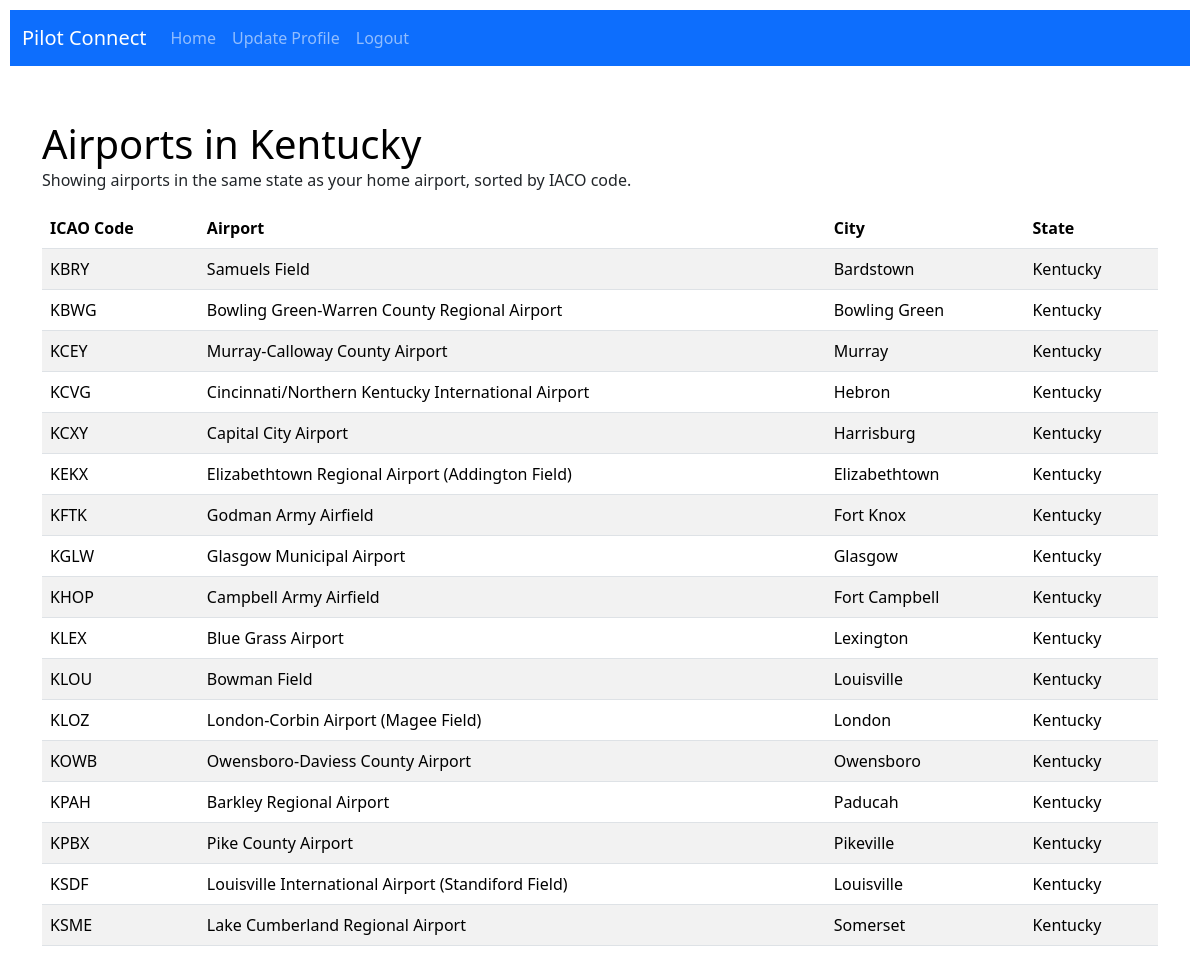
Screenshot of /airport-list-by-state/ (signed in) with the database file from the repository.
### connections/models.py (models this page shows, shortened)
class AirportData(models.Model):
    country_code = models.CharField(max_length=2, default='US')
    iata = models.CharField(max_length=3)
    icao = models.CharField(max_length=4)
    airport = models.CharField(max_length=255)
    latitude = models.FloatField(default=0.0)
    longitude = models.FloatField(default=0.0)
    city = models.CharField(max_length=255)
    state = models.CharField(max_length=255)

### connections/views.py (the view)
# urls.py: path('airport-list-by-state/', views.airport_list_by_state, name='airport_list_by_state'),
@login_required
def airport_list_by_state(request):
    user_home_state = request.user.pilotprofile.home_airport.state if hasattr(request.user, 'pilotprofile') else None
    if user_home_state:
        airports = AirportData.objects.filter(state=user_home_state).order_by('icao')
        return render(
            request,
            'connections/airport_list_by_state.html',
            {'airports': airports, 'user_home_state': user_home_state}
        )
    else:
        messages.warning(request, 'Please set your home airport and try again.')
        return redirect('update_pilot_profile')

### connections/templates/connections/airport_list_by_state.html (shortened to what this page needs)
{% extends 'connections/base.html' %}
{% block content %}
    <div class="container mt-4">
        <h1 style="color: black;"1>Airports in {{ user_home_state }}</h1>
        <p>Showing airports in the same state as your home airport, sorted by IACO code.</p>
        <table class="table table-striped">
            <thead>
                <tr>
                    <th>ICAO Code</th>
                    <th>Airport</th>
                    <th>City</th>
                    <th>State</th>
                </tr>
            </thead>
            <tbody>
                {% for airport in airports %}
                    <tr>
                        <td>{{ airport.icao }}</td>
                        <td>{{ airport.airport }}</td>
                        <td>{{ airport.city }}</td>
                        <td>{{ airport.state }}</td>
                    </tr>
                {% endfor %}
            </tbody>
        </table>
    </div>
{% endblock %}

### connections/templates/connections/base.html (style rules this page uses)
body { margin: 0; padding: 0; display: flex; flex-direction: column; min-height: 100vh; }
h1 { margin: 0; color: white; }

### rows the page displays
AirportData: state "Kentucky", icao "KLEX", airport "Blue Grass Airport", city "Lexington"
AirportData: icao "KBRY", airport "Samuels Field", city "Bardstown", state "Kentucky"
AirportData: icao "KBWG", airport "Bowling Green-Warren County Regional Airport", city "Bowling Green", state "Kentucky"
AirportData: icao "KCEY", airport "Murray-Calloway County Airport", city "Murray", state "Kentucky"
AirportData: icao "KCVG", airport "Cincinnati/Northern Kentucky International Airport", city "Hebron", state "Kentucky"
AirportData: icao "KCXY", airport "Capital City Airport", city "Harrisburg", state "Kentucky"
AirportData: icao "KEKX", airport "Elizabethtown Regional Airport (Addington Field)", city "Elizabethtown", state "Kentucky"
AirportData: icao "KFTK", airport "Godman Army Airfield", city "Fort Knox", state "Kentucky"
AirportData: icao "KGLW", airport "Glasgow Municipal Airport", city "Glasgow", state "Kentucky"
AirportData: icao "KHOP", airport "Campbell Army Airfield", city "Fort Campbell", state "Kentucky"
AirportData: icao "KLOU", airport "Bowman Field", city "Louisville", state "Kentucky"
AirportData: icao "KLOZ", airport "London-Corbin Airport (Magee Field)", city "London", state "Kentucky"
AirportData: icao "KOWB", airport "Owensboro-Daviess County Airport", city "Owensboro", state "Kentucky"
AirportData: icao "KPAH", airport "Barkley Regional Airport", city "Paducah", state "Kentucky"
AirportData: icao "KPBX", airport "Pike County Airport", city "Pikeville", state "Kentucky"
AirportData: icao "KSDF", airport "Louisville International Airport (Standiford Field)", city "Louisville", state "Kentucky"
AirportData: icao "KSME", airport "Lake Cumberland Regional Airport", city "Somerset", state "Kentucky"
